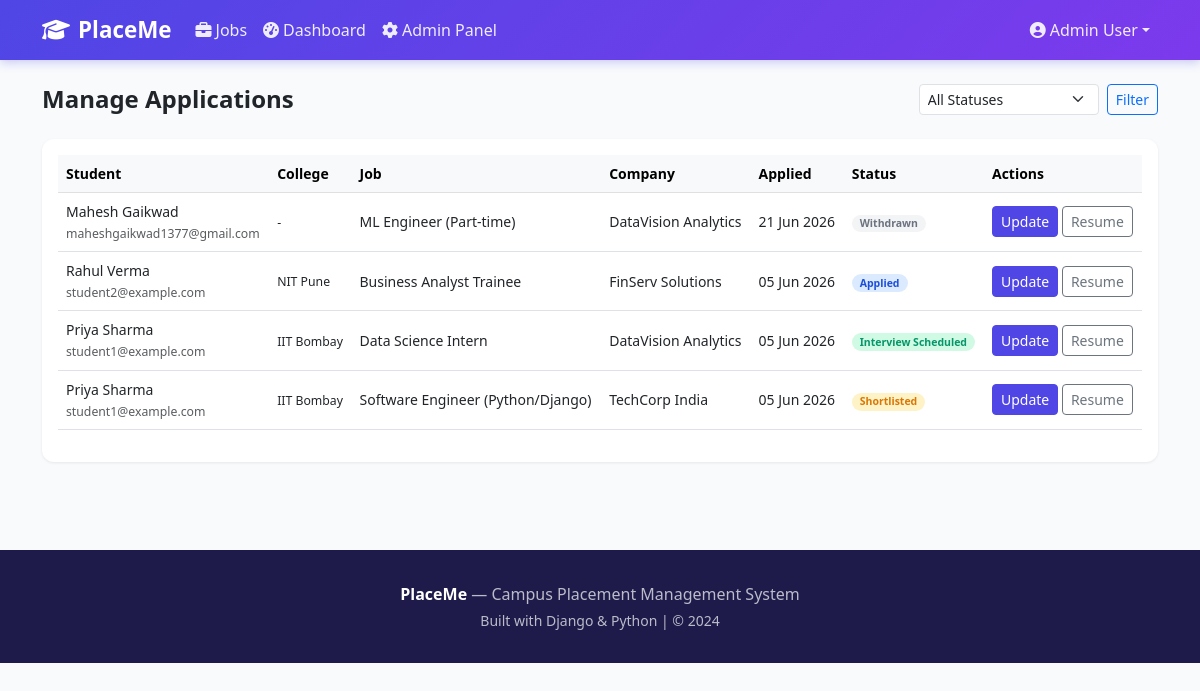
/admin-panel/applications/ (signed in), run on the app's committed database.
### jobs/models.py (models this page shows, shortened)
class Application(models.Model):
    STATUS_CHOICES = [
        ('applied', 'Applied'),
        ('shortlisted', 'Shortlisted'),
        ('interview', 'Interview Scheduled'),
        ('selected', 'Selected'),
        ('rejected', 'Rejected'),
        ('withdrawn', 'Withdrawn'),
    ]
    job = models.ForeignKey(Job, on_delete=models.CASCADE, related_name='applications')
    applicant = models.ForeignKey(User, on_delete=models.CASCADE, related_name='applications')
    cover_letter = models.TextField(blank=True)
    resume = models.FileField(upload_to='resumes/')
    status = models.CharField(max_length=20, choices=STATUS_CHOICES, default='applied')
    applied_at = models.DateTimeField(auto_now_add=True)
    updated_at = models.DateTimeField(auto_now=True)
    interview_date = models.DateTimeField(null=True, blank=True)
    notes = models.TextField(blank=True, help_text='HR notes (internal)')
    class Meta:
        unique_together = ('job', 'applicant')
        ordering = ['-applied_at']

class StudentProfile(models.Model):
    user = models.OneToOneField(User, on_delete=models.CASCADE, related_name='profile')
    phone = models.CharField(max_length=15, blank=True)
    college = models.CharField(max_length=200, blank=True)
    degree = models.CharField(max_length=100, blank=True)
    branch = models.CharField(max_length=100, blank=True)
    graduation_year = models.PositiveIntegerField(null=True, blank=True)
    cgpa = models.DecimalField(max_digits=4, decimal_places=2, null=True, blank=True)
    skills = models.TextField(blank=True, help_text='Comma separated skills')
    linkedin = models.URLField(blank=True)
    github = models.URLField(blank=True)
    bio = models.TextField(blank=True)
    profile_picture = models.ImageField(upload_to='profile_pics/', blank=True, null=True)

class Job(models.Model):
    JOB_TYPE_CHOICES = [
        ('full_time', 'Full Time'),
        ('part_time', 'Part Time'),
        ('internship', 'Internship'),
        ('contract', 'Contract'),
    ]
    STATUS_CHOICES = [
        ('active', 'Active'),
        ('closed', 'Closed'),
        ('draft', 'Draft'),
    ]
    company = models.ForeignKey(Company, on_delete=models.CASCADE, related_name='jobs')
    title = models.CharField(max_length=200)
    description = models.TextField()
    requirements = models.TextField()
    job_type = models.CharField(max_length=20, choices=JOB_TYPE_CHOICES, default='full_time')
    location = models.CharField(max_length=200)
    salary_min = models.DecimalField(max_digits=10, decimal_places=2, null=True, blank=True)
    salary_max = models.DecimalField(max_digits=10, decimal_places=2, null=True, blank=True)
    experience_years = models.PositiveIntegerField(default=0)
    skills_required = models.TextField(help_text='Comma separated skills')
    deadline = models.DateField()
    status = models.CharField(max_length=20, choices=STATUS_CHOICES, default='active')
    posted_by = models.ForeignKey(User, on_delete=models.SET_NULL, null=True)
    created_at = models.DateTimeField(auto_now_add=True)
    updated_at = models.DateTimeField(auto_now=True)
    class Meta:
        ordering = ['-created_at']

class Company(models.Model):
    name = models.CharField(max_length=200)
    description = models.TextField(blank=True)
    website = models.URLField(blank=True)
    location = models.CharField(max_length=200)
    industry = models.CharField(max_length=100)
    logo = models.ImageField(upload_to='company_logos/', blank=True, null=True)
    created_at = models.DateTimeField(auto_now_add=True)
    class Meta:
        verbose_name_plural = 'Companies'
        ordering = ['name']

### jobs/views.py (the view)
# urls.py: path('admin-panel/applications/', views.manage_applications, name='manage_applications'),
@login_required
def manage_applications(request, job_pk=None):
    if not request.user.is_staff:
        return HttpResponseForbidden()
    applications = Application.objects.select_related('job', 'applicant', 'job__company', 'applicant__profile')
    if job_pk:
        applications = applications.filter(job_id=job_pk)
    status_filter = request.GET.get('status', '')
    if status_filter:
        applications = applications.filter(status=status_filter)
    return render(request, 'admin/manage_applications.html', {
        'applications': applications,
        'statuses': Application.STATUS_CHOICES,
        'status_filter': status_filter,
    })

### templates/admin/manage_applications.html (shortened to what this page needs)
{% extends 'base.html' %}
{% block content %}
<div class="container py-4">
  <div class="d-flex justify-content-between align-items-center mb-4">
    <h4 class="fw-bold mb-0">Manage Applications</h4>
    <form method="get" class="d-flex gap-2">
      <select name="status" class="form-select form-select-sm">
        <option value="">All Statuses</option>
      </select>
      <button type="submit" class="btn btn-sm btn-outline-primary">Filter</button>
    </form>
  </div>
  <div class="card p-3">
    <div class="table-responsive">
      <table class="table table-hover align-middle small">
        <thead class="table-light"><tr><th>Student</th><th>College</th><th>Job</th><th>Company</th><th>Applied</th><th>Status</th><th>Actions</th></tr></thead>
        <tbody>
        {% for app in applications %}
        <tr>
          <td>
            <div class="fw-500">{{ app.applicant.get_full_name }}</div>
            <small class="text-muted">{{ app.applicant.email }}</small>
          </td>
          <td><small>{{ app.applicant.profile.college|default:"-" }}</small></td>
          <td>{{ app.job.title }}</td>
          <td>{{ app.job.company.name }}</td>
          <td>{{ app.applied_at|date:"d M Y" }}</td>
          <td><span class="badge status-{{ app.status }} rounded-pill px-2">{{ app.get_status_display }}</span></td>
          <td>
            <a href="{% url 'update_application_status' app.pk %}" class="btn btn-sm btn-primary">Update</a>
            {% if app.resume %}<a href="{{ app.resume.url }}" target="_blank" class="btn btn-sm btn-outline-secondary">Resume</a>{% endif %}
          </td>
        </tr>
        {% endfor %}
        </tbody>
      </table>
    </div>
  </div>
</div>
{% endblock %}

### templates/base.html (shortened to what this page needs)
<!DOCTYPE html>
<html lang="en">
<head>
<link href="https://cdnjs.cloudflare.com/ajax/libs/bootstrap/5.3.0/css/bootstrap.min.css" rel="stylesheet">
<link href="https://cdnjs.cloudflare.com/ajax/libs/font-awesome/6.4.0/css/all.min.css" rel="stylesheet">
</head>
<body>
<nav class="navbar navbar-expand-lg">
  <div class="container">
    <a class="navbar-brand" href="{% url 'home' %}"><i class="fas fa-graduation-cap me-2"></i>PlaceMe</a>
    <div class="collapse navbar-collapse" id="nav">
      <ul class="navbar-nav me-auto">
        <li class="nav-item"><a class="nav-link" href="{% url 'job_list' %}"><i class="fas fa-briefcase me-1"></i>Jobs</a></li>
        {% if user.is_authenticated %}
        <li class="nav-item"><a class="nav-link" href="{% url 'dashboard' %}"><i class="fas fa-tachometer-alt me-1"></i>Dashboard</a></li>
        {% if user.is_staff %}
        <li class="nav-item"><a class="nav-link" href="{% url 'admin_dashboard' %}"><i class="fas fa-cog me-1"></i>Admin Panel</a></li>
        {% endif %}
        {% endif %}
      </ul>
      <ul class="navbar-nav">
        {% if user.is_authenticated %}
        <li class="nav-item dropdown">
          <a class="nav-link dropdown-toggle" href="#" data-bs-toggle="dropdown">
            <i class="fas fa-user-circle me-1"></i>{{ user.get_full_name|default:user.username }}</a>
        </li>
        {% else %}
        <li class="nav-item"><a class="nav-link" href="{% url 'login' %}">Login</a></li>
        <li class="nav-item"><a class="btn btn-light btn-sm ms-2 fw-600" href="{% url 'register' %}">Register</a></li>
        {% endif %}
      </ul>
    </div>
  </div>
</nav>
{% block content %}{% endblock %}
<footer>
  <div class="container text-center">
    <p class="mb-1"><strong class="text-white">PlaceMe</strong> — Campus Placement Management System</p>
    <p class="small mb-0">Built with Django &amp; Python | © 2024</p>
  </div>
</footer>
</body>
</html>

### templates/base.html (style rules this page uses)
:root { --primary: #4f46e5; --secondary: #7c3aed; }
body { font-family: 'Segoe UI', sans-serif; background: #f8fafc; }
.navbar { background: linear-gradient(135deg, #4f46e5, #7c3aed) !important; box-shadow: 0 2px 10px rgba(79,70,229,.3); }
.navbar-brand { font-weight: 700; font-size: 1.4rem; color: #fff !important; }
.nav-link { color: rgba(255,255,255,.9) !important; font-weight: 500; }
.btn-primary { background: var(--primary); border-color: var(--primary); }
.card { border: none; border-radius: 12px; box-shadow: 0 1px 3px rgba(0,0,0,.08); }
.status-applied { background: #dbeafe; color: #1d4ed8; }
.status-shortlisted { background: #fef3c7; color: #d97706; }
.status-interview { background: #d1fae5; color: #059669; }
.status-withdrawn { background: #f3f4f6; color: #6b7280; }
footer { background: #1e1b4b; color: rgba(255,255,255,.7); padding: 2rem 0; margin-top: 4rem; }

### data on the page
Application: applicant.get_full_name "Mahesh Gaikwad", applicant.email "maheshgaikwad1377@gmail.com", applicant.profile.college "-", job "ML Engineer (Part-time)", job.company.name "DataVision Analytics", applied_at "21 Jun 2026", status "Withdrawn"
Application: applicant.get_full_name "Rahul Verma", applicant.email "student2@example.com", applicant.profile.college "NIT Pune", job "Business Analyst Trainee", job.company.name "FinServ Solutions", applied_at "05 Jun 2026", status "Applied"
Application: applicant.get_full_name "Priya Sharma", applicant.email "student1@example.com", applicant.profile.college "IIT Bombay", job "Data Science Intern", job.company.name "DataVision Analytics", applied_at "05 Jun 2026", status "Interview Scheduled"
Application: applicant.get_full_name "Priya Sharma", applicant.email "student1@example.com", applicant.profile.college "IIT Bombay", job "Software Engineer (Python/Django)", job.company.name "TechCorp India", applied_at "05 Jun 2026", status "Shortlisted"

### other printed values
{{ user.get_full_name|default:user.username }} "Admin User"
